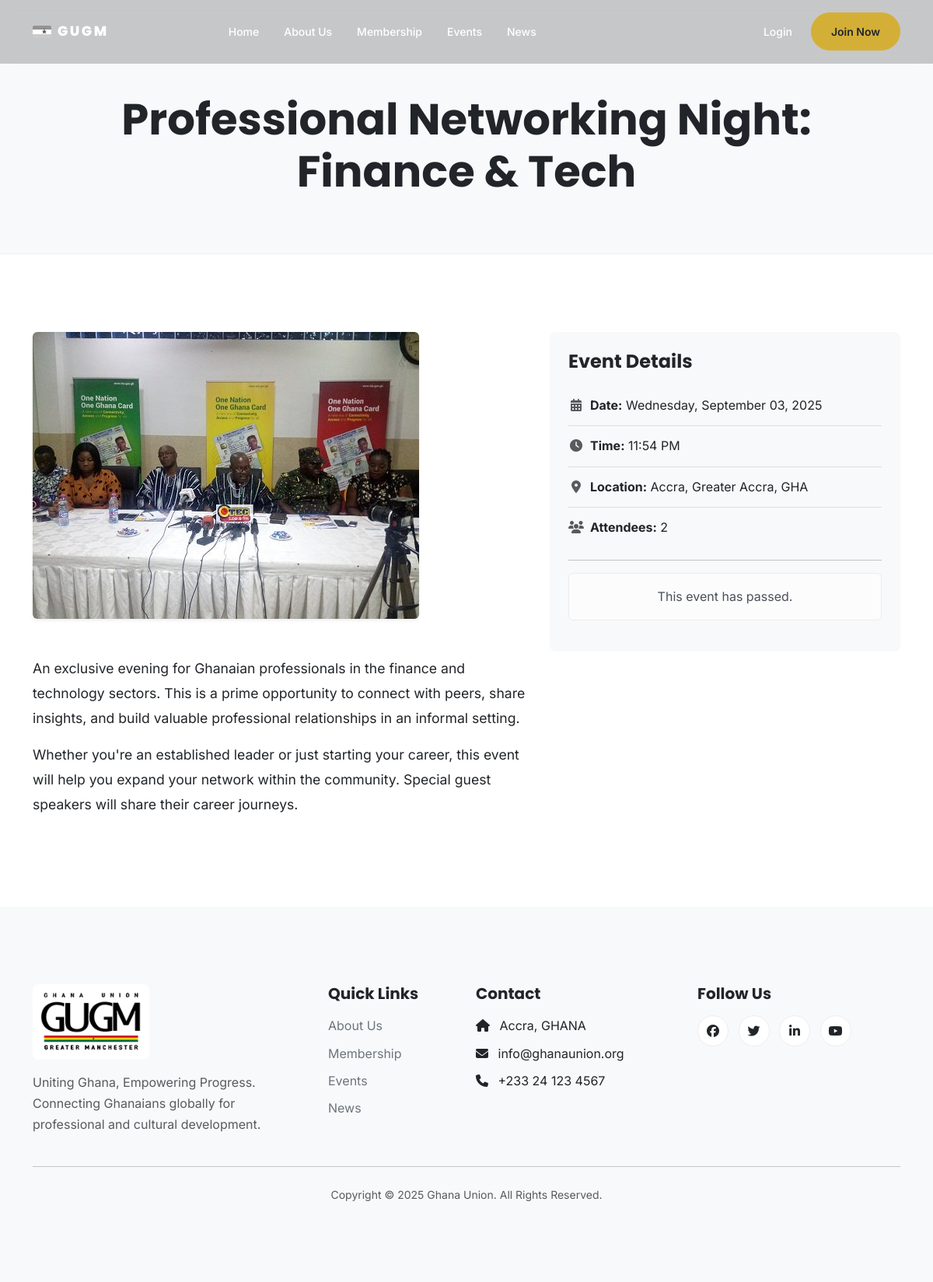
The app's page /events/1/ with its own data.
### apps/events/models.py (models this page shows, shortened)
class Event(models.Model):
    title = models.CharField(max_length=200)
    description = models.TextField()
    date_time = models.DateTimeField()
    location = models.CharField(max_length=200)
    featured_image = models.ImageField(upload_to='event_images/', help_text="Image should be 1200x800 pixels.")
    max_attendees = models.PositiveIntegerField(null=True, blank=True, help_text="Leave blank for unlimited.")
    registration_deadline = models.DateTimeField()
    created_by = models.ForeignKey(
        settings.AUTH_USER_MODEL,
        on_delete=models.SET_NULL,
        null=True,
        related_name='created_events'
    )
    attendees = models.ManyToManyField(
        settings.AUTH_USER_MODEL,
        related_name='attended_events',
        blank=True
    )
    created_at = models.DateTimeField(auto_now_add=True)
    updated_at = models.DateTimeField(auto_now=True)
    class Meta:
        ordering = ['date_time']

### apps/events/views.py (the view)
# urls.py: path('<int:pk>/', views.EventDetailView.as_view(), name='detail'),
class EventDetailView(DetailView):
    model = Event
    template_name = 'pages/event_detail.html'
    context_object_name = 'event' # Explicitly name the context object
    def get_context_data(self, **kwargs):
        context = super().get_context_data(**kwargs)
        event = self.get_object()
        context['now'] = timezone.now()
        if self.request.user.is_authenticated:
            context['is_attending'] = event.attendees.filter(id=self.request.user.id).exists()
        else:
            context['is_attending'] = False
        return context

### templates/pages/event_detail.html (shortened to what this page needs)
{% extends 'base.html' %}
{% block content %}
<div class="article-header" style="padding-top: 120px;">
    <div class="container">
        <div class="row justify-content-center">
            <div class="col-lg-10 text-center">
                <h1>{{ event.title }}</h1>
            </div>
        </div>
    </div>
</div>
<section class="section-padding">
    <div class="container">
        <div class="row">
            <div class="col-lg-7">
                <figure class="mb-5">
                    <img src="{{ event.featured_image.url }}" class="img-fluid rounded shadow-sm" alt="{{ event.title }}">
                </figure>
                <article class="article-content">
                    {{ event.description|linebreaks }}
                </article>
            </div>
            <div class="col-lg-5">
                <div class="event-details-card">
                    <h4 class="mb-3">Event Details</h4>
                    <ul>
                        <li><i class="fa-solid fa-calendar-days fa-fw me-2 text-muted"></i><strong>Date:</strong> {{ event.date_time|date:"l, F d, Y" }}</li>
                        <li><i class="fa-solid fa-clock fa-fw me-2 text-muted"></i><strong>Time:</strong> {{ event.date_time|time:"g:i A" }}</li>
                        <li><i class="fa-solid fa-location-dot fa-fw me-2 text-muted"></i><strong>Location:</strong> {{ event.location }}</li>
                        <li><i class="fa-solid fa-users fa-fw me-2 text-muted"></i><strong>Attendees:</strong> {{ event.attendees.count }}</li>
                    </ul>
                    <hr>
                    {% if event.date_time > now %}
                        {% if user.is_authenticated %}
                            <form action="{% url 'events:rsvp' event.pk %}" method="post" class="d-grid">
                                {% csrf_token %}
                                {% if is_attending %}
                                    <button type="submit" class="btn btn-danger btn-lg">Cancel RSVP</button>
                                {% else %}
                                    <button type="submit" class="btn btn-success btn-lg">RSVP Now</button>
                                {% endif %}
                            </form>
                        {% else %}
                            <a href="{% url 'account_login' %}?next={{ request.path }}" class="btn btn-primary btn-lg d-block">Login to RSVP</a>
                        {% endif %}
                    {% else %}
                        <div class="alert alert-light text-center">This event has passed.</div>
                    {% endif %}
                </div>
            </div>
        </div>
    </div>
</section>
{% endblock %}

### static/css/main.css (style rules this page uses)
:root { --ghana-gold: #D4AF37; --ghana-green: #006B3F; --ghana-red: #CE1126; --white: #ffffff; --gray-100: #f8f9fa; --charcoal: #212529; --gray-700: #6c757d; --primary: var(--ghana-gold); --secondary: var(--ghana-green); --success: var(--ghana-green); --danger: var(--ghana-red); --font-family-sans-serif: 'Inter', sans-serif; --font-family-headings: 'Poppins', sans-serif; --box-shadow-sm: 0 .125rem .25rem rgba(0, 0, 0, .075); --box-shadow: 0 .5rem 1rem rgba(0, 0, 0, .15); --border-radius: 0.5rem; }
body { font-family: var(--font-family-sans-serif); color: var(--charcoal); line-height: 1.7; }
h1, h2, h3, h4, h5, h6 { font-family: var(--font-family-headings); font-weight: 700; }
.section-padding { padding: 100px 0; }
.article-header { padding: 4rem 0; background-color: var(--gray-100); border-bottom: 1px solid #eee; }
.article-header h1 { font-size: 3.5rem; font-weight: 700; line-height: 1.2; }
.article-content { font-size: 1.1rem; line-height: 1.8; }
.event-details-card { position: -webkit-sticky; position: sticky; top: 120px; padding: 1.5rem; background-color: var(--gray-100); border-radius: var(--border-radius); }
.event-details-card ul { padding-left: 0; list-style: none; }
.event-details-card li { padding: 0.75rem 0; border-bottom: 1px solid #ddd; }
.event-details-card li:last-child { border-bottom: none; }

### records on screen
Event: title "Professional Networking Night: Finance & Tech", featured_image (picture), description "An exclusive evening for Ghanaian professionals in the finance and technology sectors. This is a prime opportunity to connect with peers, share insights, and build valuable professional relationships in an informal setting. Whether you're an established leader or just starting your career, this event will help you expand your network within the community. Special guest speakers will share their career journeys.", date_time "Wednesday, September 03, 2025", date_time "11:54 PM", location "Accra, Greater Accra, GHA", attendees.count "2"
